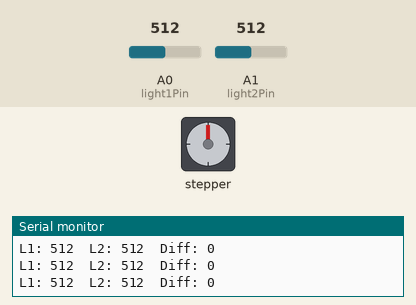
Simulated run of this sketch. Board: Arduino Uno, built with avr-gcc and run on an emulated ATmega328P. On the bench: stepper motor, the last lines printed to the serial monitor. The test bench sets the inputs (shaded band); at power-on: A0 (light1Pin) = 512, A1 (light2Pin) = 512. Stepper angles assume 2048 steps per turn.

Above: at 1.2 s.
1.3 s: A0 (light1Pin) set to 692
4.3 s: A0 (light1Pin) set to 710
At 4.49 s:
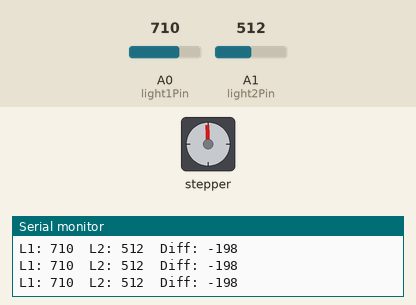
7.3 s: A1 (light2Pin) set to 647
10.3 s: A1 (light2Pin) set to 678
At 11.5 s:
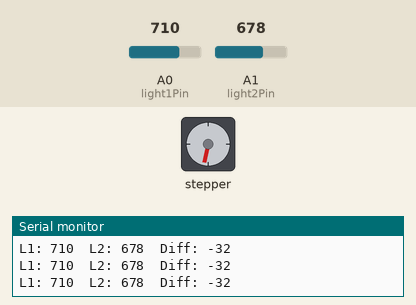
13.3 s: A1 (light2Pin) set to 511
At 13.81 s:
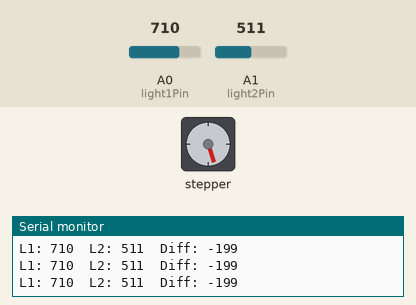
16.3 s: A0 (light1Pin) set to 306
At 16.8 s:
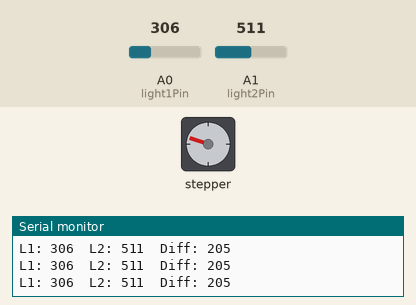
Timing chart, 0 to 18.8 s (numbered marks = the images above; inputs shaded):
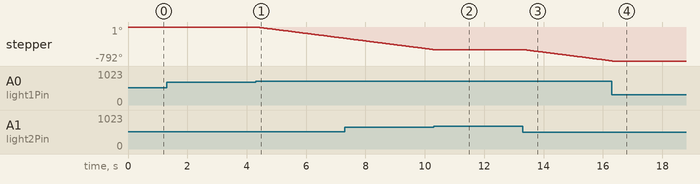

The sketch:

IOT_code_2.ino
```cpp
#include <Stepper.h>

// Stepper motor setup
const int stepsPerRevolution = 2048;
Stepper stepper(stepsPerRevolution, 8, 10, 9, 11);

// Light sensor pins
const int light1Pin = A0;
const int light2Pin = A1;

// Thresholds
const int brightnessThreshold = 700;  // Bright light
const int margin = 50;                // Sensitivity to difference
const int stepSize = 30;              // Number of steps to move (higher = faster)

void setup() {
  stepper.setSpeed(15);   // Increase speed (RPM)
  Serial.begin(9600);     // Serial for debugging
}

void loop() {
  // Read light sensors
  int light1Reading = analogRead(light1Pin);
  int light2Reading = analogRead(light2Pin);
  int difference = light2Reading - light1Reading;

  // Debug output
  Serial.print("L1: ");
  Serial.print(light1Reading);
  Serial.print("  L2: ");
  Serial.print(light2Reading);
  Serial.print("  Diff: ");
  Serial.println(difference);

  // Only move when bright light is detected
  if (light1Reading > brightnessThreshold || light2Reading > brightnessThreshold) {
    if (difference > margin) {
      stepper.step(stepSize);  // Move right
    } else if (difference < -margin) {
      stepper.step(-stepSize); // Move left
    }
  }

}
```

Measured:
- the behaviour switches between 700 and 701 on A0 (light1Pin) (found by bisection; images 0 and 1)
- the behaviour switches between 659 and 660 on A1 (light2Pin) (found by bisection; images 1 and 2)
- after the input at 4.3 s, stepper: keeps turning counter-clockwise at about 89°/s, starting at once
- after the input at 10.3 s, stepper: goes on until 10.3 s, then stays -528°
- after the input at 13.3 s, stepper: keeps turning counter-clockwise at about 88°/s, starting at once
- after the input at 16.3 s, stepper: goes on until 16.3 s, then stays -792°
